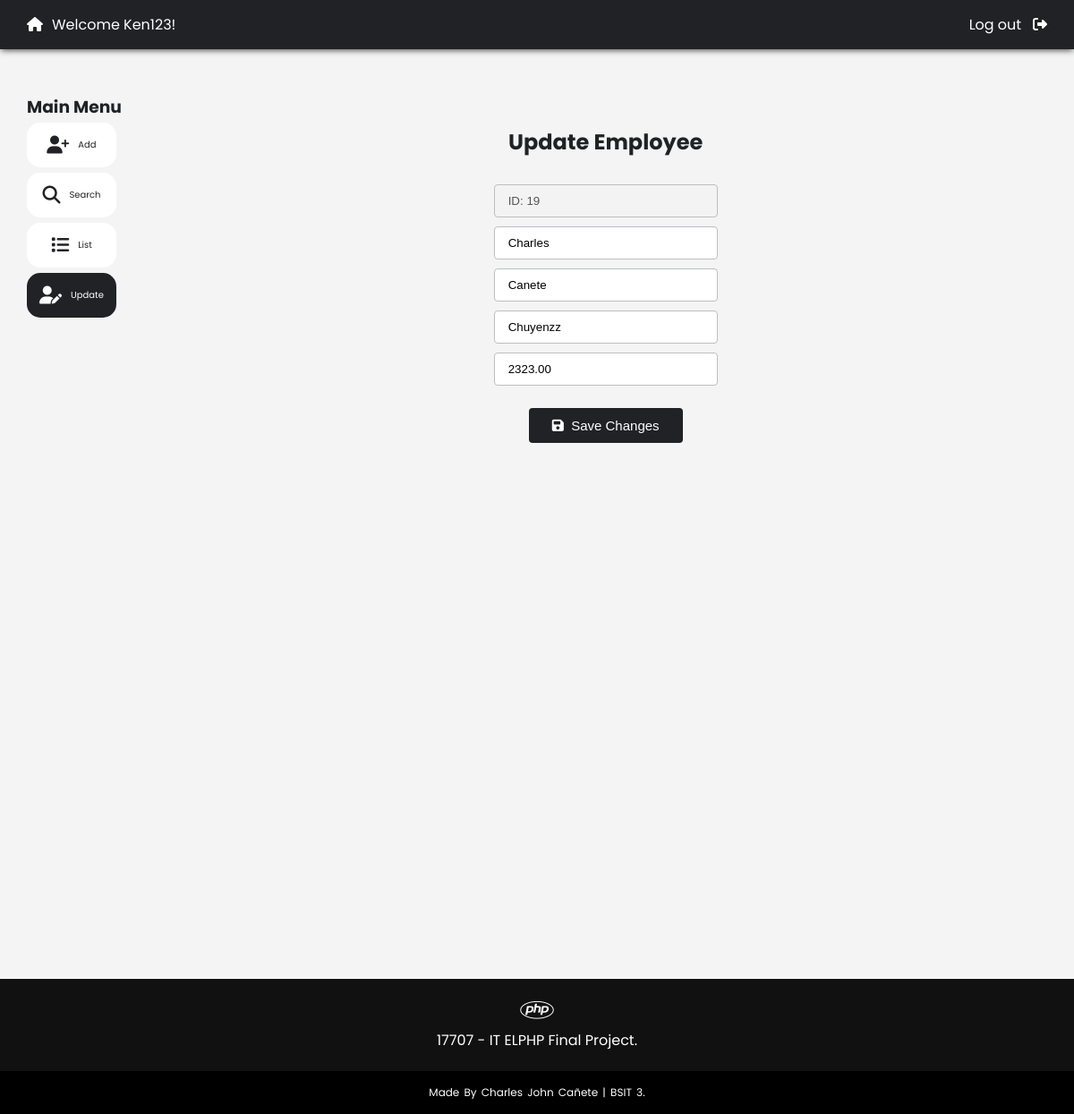
Page /edit.php?id=19 (signed in) on the committed database.
### tables this page shows
CREATE TABLE `employee` (
  `id` int(11) NOT NULL,
  `firstname` varchar(50) NOT NULL,
  `lastname` varchar(50) NOT NULL,
  `position` varchar(50) NOT NULL,
  `salary` decimal(12,2) NOT NULL
);

### edit.php (the view, shortened to what this page needs)
<!DOCTYPE html>
<html>
<head>
<?php
	include_once 'header.php';
?>
	<div class="employee-container">
		<?php
			include_once 'side_menu.php';
		?>
		<div class="employee-wrapper">
			<?php
				$id = "";
				$firstname = "";
				$lastname = "";
				$position = "";
				$salary = "";
				if(isset($_GET["id"])) {
					$id = $_GET["id"];
					$conn = mysqli_connect("localhost", "root", "", "employee_management");
					if(mysqli_connect_error()) {
						echo"<p>Error in connecting database...</p>";
					}
					else {
						$query = "select * from employee where id = $id";
						$record = mysqli_query($conn, $query);
						if (mysqli_num_rows($record) > 0) {
							while ($row=mysqli_fetch_assoc($record)) {
								$firstname = $row["firstname"];
								$lastname = $row["lastname"];
								$position = $row["position"];
								$salary = $row["salary"];
							}
						}
						else {
							header("location: update_employee.php?error=recordnotexist");
							exit;
						}
					}
				}
			?>
			<form method="POST" acton="edit.php" class="employee-form">
				<ul>
					<li><h2>Update Employee</h2></li>
					<li>
						<input type="text" value="ID: <?php echo $id; ?>" disabled>
					</li>
					<li>
						<input type="text" name="firstname" placeholder="First Name" value="<?php echo $firstname; ?>" required>
					</li>
					<li>
						<input type="text" name="lastname" placeholder="Last Name" value="<?php echo $lastname; ?>" required>
					</li>
					<li>
						<input type="text" name="position" placeholder="Position" value="<?php echo $position; ?>" required>
					</li>
					<li>
						<input type="number" step="0.01" min="0" lang="en" name="salary" placeholder="Salary" value="<?php echo $salary; ?>" required>
					</li>
					<li style="margin-top: 25px;">
						<button type="submit" name="save_changes" <?php echo ($id == "") ? "disabled" : ""; ?> class='gen-btn'><i class="fa-solid fa-floppy-disk"></i>&nbsp; Save Changes</button>
					</li>
				</ul>
			</form>
		</div>
	</div>
<?php
	include_once 'footer.php';
?>

### css/styles.css (style rules this page uses)
* { padding: 0; margin: 0; box-sizing: border-box; }
body { color: #202225; background: #f4f4f4; position: relative; padding-bottom: 500px; font-family: 'Poppins', sans-serif; }
.gen-btn { color: #fff; font-size: 15px; padding: 10px 25px; border-radius: .25rem; background-color: #202225; border: 1px solid transparent; transition: 0.4s ease; }

### css/employee.css (style rules this page uses)
.employee-container { height: 80vh; display: flex; max-width: 1200px; margin: 50px auto 0; }
.employee-wrapper { width: 100%; height: auto; margin: 0 30px 0; }
.employee-form { margin: 0 auto; }
.employee-form ul { padding: 1em; list-style: none; text-align: center; }
.employee-form li + li { margin-top: 10px; }
.employee-form h2 { padding: 20px; color: #202225; }
.employee-form input[type=text], .employee-form input[type=number] { width: 250px; padding: 10px 15px; border-radius: .25rem; transition: 0.2s ease; border: 1px solid #bcbec1; }

### rows in the picture
employee: firstname "Charles", lastname "Canete", position "Chuyenzz", salary "2323.00"

### other values in the picture
$_SESSION["username"] "Ken123"
